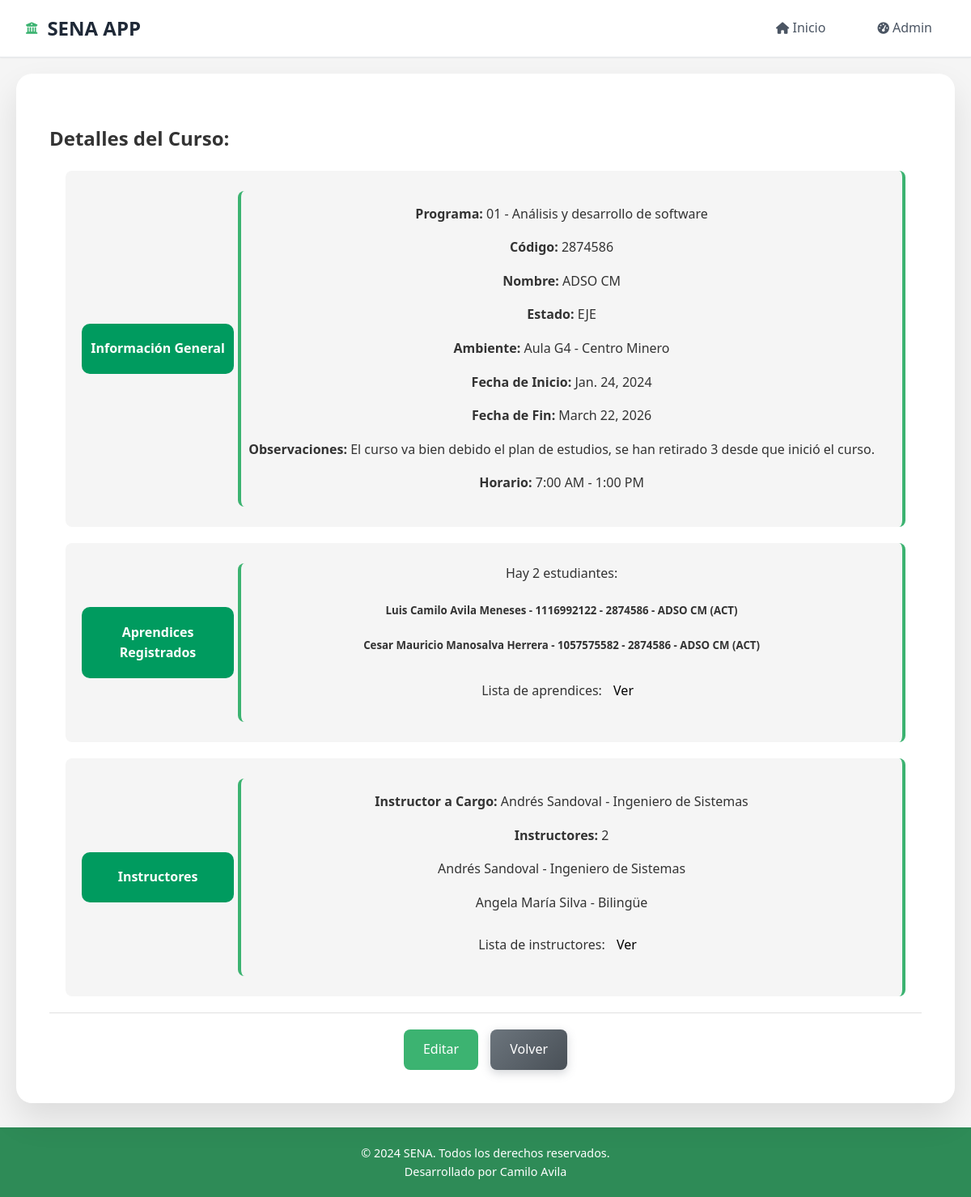
Page /lista_cursos/curso/1/ on the committed database.
### aprendices/models.py (models this page shows, shortened)
class Curso(models.Model):
    ESTADO_CHOICES = [
        ('PRO', 'Programado'),
        ('INI', 'Iniciado'),
        ('EJE', 'En Ejecución'),
        ('FIN', 'Finalizado'),
        ('CAN', 'Cancelado'),
        ('SUS', 'Suspendido'),
    ]
    codigo = models.CharField(max_length=30,unique=True,verbose_name="Código del curso")
    nombre = models.CharField(max_length=200, verbose_name="Nombre del curso")
    programa = models.ForeignKey('programas.Programa', on_delete=models.CASCADE, verbose_name="Programa de formación")
    instructor_coordinador = models.ForeignKey('instructores.Instructor', on_delete=models.CASCADE, related_name='cursos_coordinados', verbose_name="Instructor coordinador")
    instructores = models.ManyToManyField('instructores.Instructor', through='InstructorCurso', related_name='cursos_impartidos', verbose_name="Instructores")
    aprendices = models.ManyToManyField(Aprendiz, through='AprendizCurso', related_name='cursos', verbose_name="Aprendices")
    fecha_inicio = models.DateField(verbose_name="Fecha de inicio")
    fecha_fin = models.DateField(verbose_name="Fecha de finalización")
    horario = models.CharField(max_length=100, verbose_name="Horario")
    aula = models.CharField(max_length=50, verbose_name="Aula/Ambiente")
    cupos_maximos = models.PositiveIntegerField(verbose_name="Cupos máximos")
    estado = models.CharField(max_length=3, choices=ESTADO_CHOICES, default='PRO', verbose_name="Estado del curso")
    observaciones = models.TextField(blank=True, null=True, verbose_name="Observaciones")
    fecha_registro = models.DateTimeField(auto_now_add=True, verbose_name="Fecha de registro")
    class Meta:
        verbose_name = "Curso"
        verbose_name_plural = "Cursos"
        ordering = ['-fecha_inicio']
    def __str__(self):
        return f"{self.codigo} - {self.nombre}"

class AprendizCurso(models.Model):
    ESTADO_CHOICES = [
        ('INS', 'Inscrito'),
        ('ACT', 'Activo'),
        ('DES', 'Desertor'),
        ('GRA', 'Graduado'),
        ('SUS', 'Suspendido'),
    ]
    aprendiz = models.ForeignKey(Aprendiz, on_delete=models.CASCADE)
    curso = models.ForeignKey(Curso, on_delete=models.CASCADE)
    fecha_inscripcion = models.DateField(auto_now_add=True, verbose_name="Fecha de inscripción")
    estado = models.CharField(max_length=3, choices=ESTADO_CHOICES, default='INS', verbose_name="Estado en el curso")
    nota_final = models.DecimalField(max_digits=3, decimal_places=1, null=True, blank=True, verbose_name="Nota final")
    observaciones = models.TextField(blank=True, null=True, verbose_name="Observaciones")
    class Meta:
        verbose_name = "Aprendiz por Curso"
        verbose_name_plural = "Aprendices por Curso"
        unique_together = ['aprendiz', 'curso']
    def __str__(self):
        return f"{self.aprendiz} - {self.curso} ({self.estado})"

class Aprendiz (models.Model):
    documento_identidad = models.CharField(max_length=20, unique=True)
    nombre = models.CharField(max_length=100)
    apellido = models.CharField(max_length=100)
    telefono = models.CharField(max_length=15)
    correo = models.EmailField(max_length=254, null=True)
    fecha_nacimiento = models.DateField()
    ciudad = models.CharField(max_length=100, null=True)
    programa = models.CharField(max_length=100)
    class Meta:
        verbose_name = "Aprendiz"
        verbose_name_plural = "Aprendices"
        ordering = ['apellido', 'nombre']
    def __str__(self):
        return f"{self.nombre} {self.apellido} - {self.documento_identidad}"

### programas/models.py (models this page shows, shortened)
class Programa(models.Model):
    NIVEL_FORMACION_CHOICES = [
        ('AUX', 'Auxiliar'),
        ('OPE', 'Operario'),
        ('TEC', 'Técnico'),
        ('TGL', 'Tecnólogo'),
        ('ESP', 'Especialización Tecnológica'),
        ('COM', 'Complementario'),
    ]
    MODALIDAD_CHOICES = [
        ('PRE', 'Presencial'),
        ('VIR', 'Virtual'),
        ('MIX', 'Mixta'),
    ]
    ESTADO_CHOICES = [
        ('ACT', 'Activo'),
        ('INA', 'Inactivo'),
        ('SUS', 'Suspendido'),
        ('CAN', 'Cancelado'),
    ]
    codigo = models.CharField(max_length=20, unique=True, verbose_name="Código del Programa")
    nombre = models.CharField(max_length=200, verbose_name="Nombre del Programa")
    nivel_formacion = models.CharField(max_length=3, choices=NIVEL_FORMACION_CHOICES, verbose_name="Nivel de Formación")
    modalidad = models.CharField(max_length=3, choices=MODALIDAD_CHOICES, default='PRE', verbose_name="Modalidad")
    duracion_meses = models.PositiveIntegerField(verbose_name="Duración en Meses")
    duracion_horas = models.PositiveIntegerField(verbose_name="Duración en Horas")
    descripcion = models.TextField(verbose_name="Descripción del Programa")
    competencias = models.TextField(verbose_name="Competencias a Desarrollar")
    perfil_egreso = models.TextField(verbose_name="Perfil de Egreso")
    requisitos_ingreso = models.TextField(verbose_name="Requisitos de Ingreso")
    centro_formacion = models.CharField(max_length=200, verbose_name="Centro de Formación")
    regional = models.CharField(max_length=100, verbose_name="Regional")
    estado = models.CharField(max_length=3,choices=ESTADO_CHOICES, default='ACT', verbose_name="Estado")
    fecha_creacion = models.DateField(verbose_name="Fecha de Creación del Programa")
    fecha_registro = models.DateTimeField(auto_now_add=True, verbose_name="Fecha de Registro")
    class Meta:
        verbose_name = "Programa de Formación"
        verbose_name_plural = "Programas de Formación"
        ordering = ['nombre']
    def __str__(self):
        return f"{self.codigo} - {self.nombre}"

### instructores/models.py (models this page shows, shortened)
class Instructor(models.Model):
    TIPO_DOCUMENTO_CHOICES = [
        ('CC', 'Cédula de Ciudadanía'),
        ('TI', 'Tarjeta de Identidad'),
        ('CE', 'Cédula de Extranjería'),
        ('PA', 'Pasaporte'),
    ]
    NIVEL_EDUCATIVO_CHOICES = [
        ('TEC', 'Técnico'),
        ('TGL', 'Tecnólogo'),
        ('PRE', 'Pregrado'),
        ('ESP', 'Especialización'),
        ('MAE', 'Maestría'),
        ('DOC', 'Doctorado'),
    ]
    documento_identidad = models.CharField(max_length=20, unique=True)
    tipo_documento = models.CharField(max_length=3, choices=TIPO_DOCUMENTO_CHOICES, default='CC')
    nombre = models.CharField(max_length=100)
    apellido = models.CharField(max_length=100)
    telefono = models.CharField(max_length=10, null=True)
    correo = models.EmailField(null=True)
    fecha_nacimiento = models.DateField()
    ciudad = models.CharField(max_length=100, null=True)
    direccion = models.TextField(null=True)
    nivel_educativo= models.CharField(max_length=3, choices=NIVEL_EDUCATIVO_CHOICES, default='MAE')
    especialidad = models.CharField(max_length=100)
    anos_experiencia = models.PositiveIntegerField()
    activo = models.BooleanField(default=True)
    fecha_vinculacion = models.DateField()
    fecha_registro = models.DateTimeField(auto_now_add=True)
    def __str__(self):
        return f"{self.nombre} {self.apellido} - {self.especialidad}"

### aprendices/views.py (the view)
# urls.py: path('lista_cursos/curso/<int:curso_id>/', views.detalle_curso, name='detalle_curso'),
def detalle_curso(request, curso_id):
    curso = get_object_or_404(Curso, pk=curso_id)
    aprendices_curso = curso.aprendizcurso_set.all()
    instructoqres_curso = curso.instructores.all()
    template = loader.get_template('detalle_curso.html')
    context = {
        'curso': curso,
        'aprendices_curso': aprendices_curso,
        'instructoqres_curso': instructoqres_curso,
        'titulo': 'Detalle del Curso',
    }
    return HttpResponse(template.render(context, request))

### aprendices/templates/detalle_curso.html (shortened to what this page needs)
{% extends 'base.html' %}
{% block content %}
<section class="detalle-curso">
    <h2>Detalles del Curso:</h2>
    <div class="curso-info">
        <div class="info-detalle-card">
            <div class="info_tittle">
                <h2>Información General</h2>
            </div>
            <div class="info-grupoDentro">
                <p><strong>Programa:</strong> {{ curso.programa }}</p>
                    <p><strong>Código:</strong> {{ curso.codigo }}</p>
                        <p><strong>Nombre:</strong> {{ curso.nombre }}</p>
                            <p><strong>Estado:</strong> {{ curso.estado }}</p>
                                <p><strong>Ambiente:</strong> {{ curso.aula }}</p>
                                    <p><strong>Fecha de Inicio:</strong> {{ curso.fecha_inicio }}</p>
                                        <p><strong>Fecha de Fin:</strong> {{ curso.fecha_fin }}</p>
                                            {% if curso.observaciones %}
                                                <p><strong>Observaciones:</strong> {{ curso.observaciones }}</p>
                                            {% else %}
                                                <p><strong>Observaciones:</strong> No hay observaciones registradas.</p>
                                            {% endif %}
                                                <p><strong>Horario:</strong> {{ curso.horario }}</p>
            </div>
        </div>
        <div class="info-detalle-card">
            <div class="info_tittle">
                <h2>Aprendices Registrados</h2>
            </div>
            <div class="info-grupoDentro">
                <span>Hay {{ aprendices_curso|length }} estudiantes:</span>
                {% for aprendiz in aprendices_curso %}
                    <h5>{{ aprendiz }}</h5>
                {% endfor %}
                {% if aprendices_curso %}
                    <p>
                        Lista de aprendices: <a href="{% url 'aprendices:lista_aprendices' %}" class="btn-dc">
                            Ver
                        </a>
                    </p>
                {% endif %}
            </div>
        </div>
        <div class="info-detalle-card">
            <div class="info_tittle">
                <h2>Instructores</h2>
            </div>
            <div class="info-grupoDentro">
                <p><strong>Instructor a Cargo:</strong> {{ curso.instructor_coordinador }}</p>
                    <p><strong>Instructores:</strong> {{ instructoqres_curso|length }}</p>
                        {% for instructor in instructoqres_curso %}
                            <p>{{ instructor }}</p>
                        {% endfor %}
                    {% if instructoqres_curso %}
                        <p>
                            Lista de instructores: <a href="{% url 'instructores:lista_instructores' %}" class="btn-dc">
                                Ver
                            </a>
                        </p>
                        {% endif %}
            </div>
        </div>
    </div>
    <div class="acciones">
        <a href="{% url 'admin:aprendices_curso_change' curso.id %}" class="btn-primary">Editar</a>
        <a href="/lista_cursos" class="btn-secondary">Volver</a>
    </div>
</section>
{% endblock %}

### aprendices/static/css/estilo_base.css (style rules this page uses)
:root { --dark-green: #2E8B57; --medium-green: #3CB371; --light-green: #90EE90; --accent-green: #6B8E23; --text-color: #333; --white-color: #ffffff; --border-color: #ddd; --hover-color: #E0FFE0; --light-grey: #f5f5f5; --gray-200: #e5e7eb; --gray-600: #4b5563; --gray-800: #1f2937; --primary-color: var(--medium-green); --secondary-color: var(--light-green); --shadow-sm: 0 1px 2px 0 rgba(0, 0, 0, 0.05); --shadow-md: 0 4px 6px -1px rgba(0, 0, 0, 0.1); --shadow-lg: 0 10px 15px -3px rgba(0, 0, 0, 0.1); --border-radius-sm: 0.375rem; --transition: all 0.3s ease; }
body { font-family: 'Segoe UI', Tahoma, Geneva, Verdana, sans-serif; line-height: 1.6; margin: 0; padding: 0; background-color: var(--light-grey); color: var(--text-color); min-height: 100vh; }
.btn-primary { background: var(--medium-green, #28a745); color: white; padding: 12px 24px; text-decoration: none; border-radius: 8px; display: inline-flex; align-items: center; gap: 8px; font-weight: 500; transition: all 0.3s ease; border: none; cursor: pointer; }
.btn-secondary { background: #6c757d; color: white; padding: 12px 24px; text-decoration: none; border-radius: 8px; display: inline-flex; align-items: center; gap: 8px; font-weight: 500; transition: all 0.3s ease; border: none; cursor: pointer; }
.btn-dc { color: black; padding: 10px 10px; text-decoration: none; border-radius: 8px; display: inline-block; font-weight: 500; transition: all 0.3s ease; }

### aprendices/static/css/estilos_detalles.css (style rules this page uses)
.detalle-curso { background: white; padding: 30px; border-radius: 12px; box-shadow: 0 2px 4px rgba(0, 0, 0, 0.1); margin-bottom: 30px; }
.info-detalle-card { background-color: var(--light-grey); text-align: center; padding: 20px; border-radius: 8px; border-right: 4px solid var(--medium-green, #28a745); margin: 20px; align-items: center; display: flex; justify-content: space-between; }
.info-grupoDentro { width: 800px; border-radius: 8px; border-left: 4px solid var(--medium-green, #28a745); margin: 5px; align-items: center; }
.info_tittle { padding: 5px; text-align: center; background: #009b5f; width: 180px; border-radius: 10px; color: white; }
.info_tittle h2 { font-size: 1rem; color: white; }
.acciones { display: flex; gap: 15px; justify-content: center; flex-wrap: wrap; padding-top: 20px; border-top: 1px solid #e0e0e0; }

### aprendices/static/css/estilos_formularios.css (style rules this page uses)
.detalle-curso { background: white; border-radius: 20px; padding: 40px; box-shadow: 0 20px 40px rgba(0,0,0,0.1); backdrop-filter: blur(10px); border: 1px solid rgba(255,255,255,0.2); }
.btn-secondary { background: linear-gradient(135deg, #6c757d 0%, #495057 100%); color: white; box-shadow: 0 4px 12px rgba(108, 117, 125, 0.3); }

### rows in the picture
Curso: programa "01 - Análisis y desarrollo de software", codigo "2874586", nombre "ADSO CM", estado "EJE", aula "Aula G4 - Centro Minero", fecha_inicio "Jan. 24, 2024", fecha_fin "March 22, 2026", observaciones "El curso va bien debido el plan de estudios, se han retirado 3 desde que inició el curso.", horario "7:00 AM - 1:00 PM", instructor_coordinador "Andrés Sandoval - Ingeniero de Sistemas"
AprendizCurso: aprendiz+curso+estado "Luis Camilo Avila Meneses - 1116992122 - 2874586 - ADSO CM (ACT)"
AprendizCurso: aprendiz+curso+estado "Cesar Mauricio Manosalva Herrera - 1057575582 - 2874586 - ADSO CM (ACT)"
Instructor: nombre+apellido+especialidad "Andrés Sandoval - Ingeniero de Sistemas"
Instructor: nombre+apellido+especialidad "Angela María Silva - Bilingüe"

### other values in the picture
{{ aprendices_curso|length }} "2"
{{ instructoqres_curso|length }} "2"
